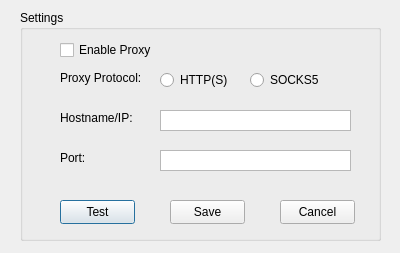
<?xml version="1.0" encoding="UTF-8"?>
<ui version="4.0">
 <class>ProxDlg</class>
 <widget class="QDialog" name="ProxDlg">
  <property name="geometry">
   <rect>
    <x>0</x>
    <y>0</y>
    <width>400</width>
    <height>253</height>
   </rect>
  </property>
  <property name="windowTitle">
   <string>Dialog</string>
  </property>
  <widget class="QGroupBox" name="groupBox">
   <property name="geometry">
    <rect>
     <x>20</x>
     <y>10</y>
     <width>361</width>
     <height>231</height>
    </rect>
   </property>
   <property name="title">
    <string>Settings</string>
   </property>
   <widget class="QLabel" name="label">
    <property name="geometry">
     <rect>
      <x>40</x>
      <y>60</y>
      <width>91</width>
      <height>16</height>
     </rect>
    </property>
    <property name="text">
     <string>Proxy Protocol:</string>
    </property>
   </widget>
   <widget class="QRadioButton" name="radio_http">
    <property name="geometry">
     <rect>
      <x>140</x>
      <y>60</y>
      <width>71</width>
      <height>20</height>
     </rect>
    </property>
    <property name="text">
     <string>HTTP(S)</string>
    </property>
   </widget>
   <widget class="QRadioButton" name="radio_socks">
    <property name="geometry">
     <rect>
      <x>230</x>
      <y>60</y>
      <width>71</width>
      <height>20</height>
     </rect>
    </property>
    <property name="text">
     <string>SOCKS5</string>
    </property>
   </widget>
   <widget class="QLabel" name="label_2">
    <property name="geometry">
     <rect>
      <x>40</x>
      <y>100</y>
      <width>81</width>
      <height>16</height>
     </rect>
    </property>
    <property name="text">
     <string>Hostname/IP:</string>
    </property>
   </widget>
   <widget class="QTextEdit" name="edt_ipaddr">
    <property name="geometry">
     <rect>
      <x>140</x>
      <y>100</y>
      <width>191</width>
      <height>21</height>
     </rect>
    </property>
    <property name="verticalScrollBarPolicy">
     <enum>Qt::ScrollBarAlwaysOff</enum>
    </property>
   </widget>
   <widget class="QLabel" name="label_3">
    <property name="geometry">
     <rect>
      <x>40</x>
      <y>140</y>
      <width>81</width>
      <height>16</height>
     </rect>
    </property>
    <property name="text">
     <string>Port:</string>
    </property>
   </widget>
   <widget class="QTextEdit" name="edt_puerto">
    <property name="geometry">
     <rect>
      <x>140</x>
      <y>140</y>
      <width>191</width>
      <height>21</height>
     </rect>
    </property>
    <property name="verticalScrollBarPolicy">
     <enum>Qt::ScrollBarAlwaysOff</enum>
    </property>
   </widget>
   <widget class="QPushButton" name="btn_prueba">
    <property name="geometry">
     <rect>
      <x>40</x>
      <y>190</y>
      <width>75</width>
      <height>24</height>
     </rect>
    </property>
    <property name="text">
     <string>Test</string>
    </property>
   </widget>
   <widget class="QPushButton" name="btn_ok">
    <property name="geometry">
     <rect>
      <x>150</x>
      <y>190</y>
      <width>75</width>
      <height>24</height>
     </rect>
    </property>
    <property name="text">
     <string>Save</string>
    </property>
   </widget>
   <widget class="QPushButton" name="btn_cancel">
    <property name="geometry">
     <rect>
      <x>260</x>
      <y>190</y>
      <width>75</width>
      <height>24</height>
     </rect>
    </property>
    <property name="text">
     <string>Cancel</string>
    </property>
   </widget>
   <widget class="QCheckBox" name="checo_habil">
    <property name="geometry">
     <rect>
      <x>40</x>
      <y>30</y>
      <width>141</width>
      <height>20</height>
     </rect>
    </property>
    <property name="text">
     <string>Enable Proxy</string>
    </property>
   </widget>
  </widget>
 </widget>
 <resources/>
 <connections/>
</ui>
